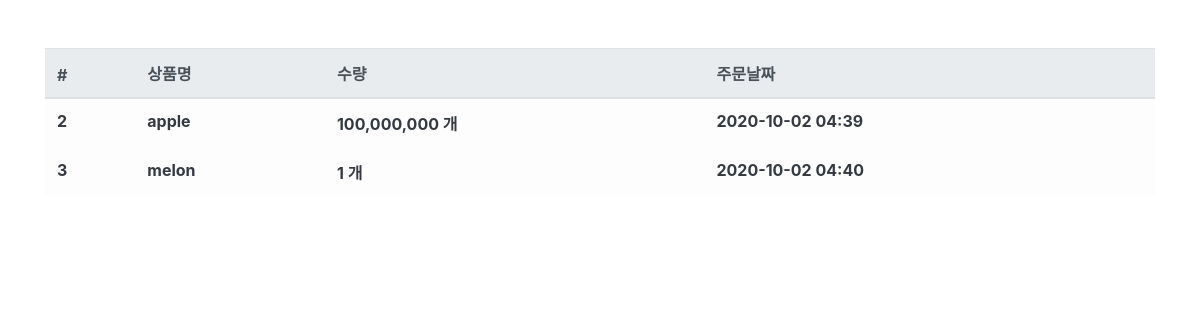
Page /order/ (signed in) on the earlier database version.
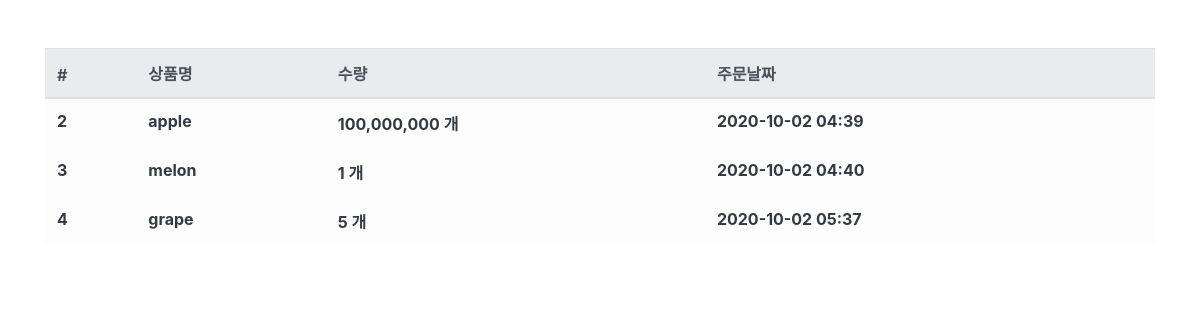
Same page on the later database version.
### order/models.py (models this page shows, shortened)
class Order(models.Model):
    user = models.ForeignKey('user.User', on_delete=models.CASCADE, verbose_name='사용자') #누가 주문하는지 알아보기 위함(사용자 삭제시 다 삭제)
    product = models.ForeignKey('product.Product', on_delete=models.CASCADE, verbose_name='상품')
    quantity = models.IntegerField(verbose_name='수량')
    register_date = models.DateTimeField(auto_now_add=True, verbose_name='등록날짜')
    class Meta:
        db_table = 'order'
        verbose_name = '주문'
        verbose_name_plural = '주문'

### product/models.py (models this page shows)
class Product(models.Model):
    name = models.CharField(max_length=256, verbose_name='상품명')
    price = models.IntegerField(verbose_name='상품가격')
    description = models.TextField(verbose_name='상품설명')
    stock = models.IntegerField(verbose_name='재고')
    register_date = models.DateTimeField(auto_now_add=True, verbose_name='등록날짜')
    def __str__(self):
        return self.name
    class Meta:
        db_table = 'product'
        verbose_name = '제품'
        verbose_name_plural = '제품'

### order/views.py (the view)
# urls.py: path('order/', OrderList.as_view()),
@method_decorator(login_required, name='dispatch')
class OrderList(ListView):
    template_name = 'order.html'
    context_object_name = 'order_list'
    def get_queryset(self, **kwargs):
        queryset = Order.objects.filter(user__email=self.request.session.get('user'))
        return queryset

### order/templates/order.html
{% extends "base.html" %}
{% load humanize %}
{% block contents %}
<div class="row mt-5">
    <div class="col-12">
        <table class="table table-light">
            <thead class="thead-light">
                <tr>
                    <th scope="col">#</th>
                    <th scope="col">상품명</th>
                    <th scope="col">수량</th>
                    <th scope="col">주문날짜</th>
                </tr>
            </thead>
            <tbody class="text-dark">
                {% for order in order_list %}
                <tr>
                    <th scope="row">{{ order.id }}</th>
                    <th>{{ order.product }}</th>
                    <th>{{ order.quantity|intcomma }} 개</th>
                    <th>{{ order.register_date|date:'Y-m-d H:i' }}</th>
                </tr>
                {% endfor %}
            </tbody>
        </table>
    </div>
</div>
{% endblock %}

Differences in the rows shown:
added Order: id "4", product "grape", quantity "5", register_date "2020-10-02 05:37"
